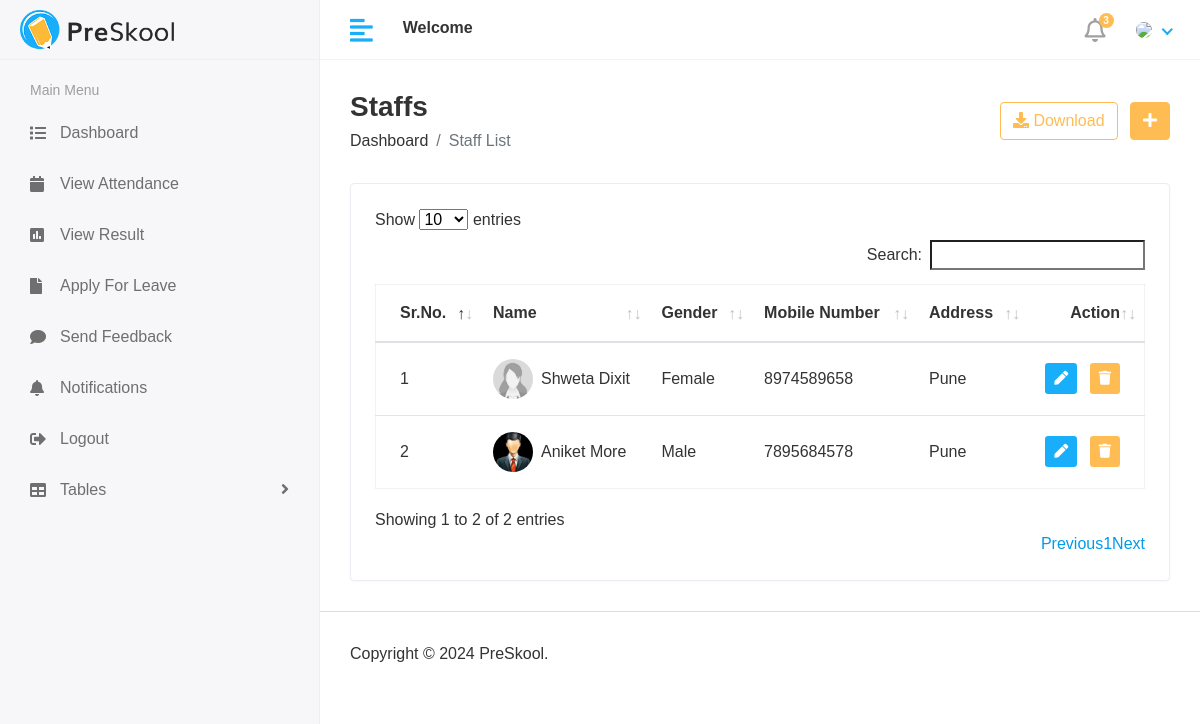
The page /staff/staffs/ on the database its author committed.
### staff/models.py (models this page shows, shortened)
class Staff(models.Model):
    admin = models.OneToOneField(CustomUser, on_delete=models.CASCADE)
    gender = models.CharField(max_length=100)
    address = models.TextField()
    contact_no = models.CharField(max_length=20, null=True, blank=True)
    created_at = models.DateTimeField(auto_now_add=True)
    updated_at = models.DateTimeField(auto_now_add=True)

### app/models.py (models this page shows)
class CustomUser(AbstractUser):
    USER = (
        (1, "HOD"),
        (2, "STAFF"),
        (3, "STUDENT")
    )
    user_type = models.CharField(max_length=50, choices=USER, default=1)
    profile_pic = models.ImageField(upload_to="media/profile_pic")

### staff/views.py (the view)
# urls.py: path("staffs/", views.staff_list, name="staff_list"),
def staff_list(request):
    staff = Staff.objects.all()
    context = {"staff":staff}
    return render(request, "staff/staffList.html", context)

### templates/staff/staffList.html (shortened to what this page needs)
{% extends 'base.html' %}
{% load static %}
{% block content %}
      <div class="content container-fluid">
             <div class="page-header">
                <div class="row align-items-center">
                   <div class="col">
                      <h3 class="page-title">Staffs</h3>
                      <ul class="breadcrumb">
                         <li class="breadcrumb-item"><a href="{% url 'hod_home' %}">Dashboard</a></li>
                         <li class="breadcrumb-item active">Staff List</li>
                      </ul>
                   </div>
                   <div class="col-auto text-right float-right ml-auto">
                     <a href="#" class="btn btn-outline-primary mr-2"><i class="fas fa-download"></i> Download</a>
                     <a href="{% url 'add_staff' %}" class="btn btn-primary"><i class="fas fa-plus"></i></a>
                   </div>
                </div>
             </div>
             <div class="row">
               <div class="col-sm-12">
                  <div class="card card-table">
                     <div class="card-body">
                        <div class="table-responsive">
                           <table id="table_id" class="table table-hover table-center mb-0 ">
                              <thead>
                                 <tr>
                                    <th>Sr.No.</th>
                                    <th>Name</th>
                                    <th>Gender</th>
                                    <th>Mobile Number</th>
                                    <th>Address</th>
                                    <th class="text-right">Action</th>
                                 </tr>
                              </thead>
                              <tbody>
                              {% for s in staff %}
                                 <tr>
                                    <td>{{forloop.counter}}</td>
                                    <td>
                                       <h2 class="table-avatar">
                                          {% if s.admin.profile_pic == "" %}
                                          <a href="{% url 'staff_details' s.id %}" class="avatar avatar-sm mr-2"><img class="avatar-img rounded-circle" src="{% static 'assets/img/profiles/profile1.jpeg'%}" alt="User Image"></a>
                                          {% else %}
                                          <a href="{% url 'staff_details' s.id %}" class="avatar avatar-sm mr-2"><img class="avatar-img rounded-circle" src="/{{s.admin.profile_pic}}" alt="User Image"></a>
                                          {% endif %}
                                          <a href="{% url 'staff_details' s.id %}">{{s.admin.first_name}} {{s.admin.last_name}}</a>
                                       </h2>
                                    </td>
                                    <td>{{s.gender}}</td>
                                    <td>{{s.contact_no}}</td>
                                    <td>{{s.address}}</td>
                                    <td class="text-right">
                                       <div class="actions">
                                          <a href="{% url 'update_staff' s.admin.id %}" class="btn btn-sm bg-success-light mr-2">
                                          <i class="fas fa-pen"></i>
                                          </a>
                                          <a href="{% url 'delete_staff' s.admin.id %}" class="btn btn-sm bg-danger-light">
                                          <i class="fas fa-trash"></i>
                                          </a>
                                       </div>
                                    </td>
                                 </tr>
                              {% endfor %}
                              </tbody>
                           </table>
                        </div>
                     </div>
                  </div>
               </div>
             </div>
      </div>
{% endblock %}

### static/assets/css/style.css (style rules this page uses)
html { height: 100%; }
body { background-color: #fff; color: #333; font-family: 'Poppins', sans-serif; font-size: 1rem; height: 100%; line-height: 1.5; overflow-x: hidden; }
h1, h2, h3, h4, h5, h6 { font-family: 'Poppins', sans-serif; margin-top: 0; }
a { color: #009ce7; }
input, button, a { transition: all 0.4s ease; -moz-transition: all 0.4s ease; -o-transition: all 0.4s ease; -ms-transition: all 0.4s ease; -webkit-transition: all 0.4s ease; }
ul, ol { padding: 0px; list-style: none; }
.table { color: #333; max-width: 100%; margin-bottom: 0; width: 100%; }
.table.dataTable { border-collapse: collapse !important; border: 1px solid rgba(0, 0, 0, 0.05); }
table.table td h2 { display: inline-block; font-size: inherit; font-weight: 400; margin: 0; padding: 0; vertical-align: middle; }
table.table td h2.table-avatar { align-items: center; display: inline-flex; font-size: inherit; font-weight: 400; margin: 0; padding: 0; vertical-align: middle; white-space: nowrap; }
table.table td h2 a { color: #333; }
.table thead tr th { font-weight: 600; }
.table tbody tr { border-bottom: 1px solid rgba(0, 0, 0, 0.05); }
.table.table-center td, .table.table-center th { vertical-align: middle; }
.card-table .card-body .table > thead > tr > th { border-top: 0; }
.card-table .card-body .table tr td:first-child, .card-table .card-body .table tr th:first-child { padding-left: 1.5rem; }
.card-table .card-body .table tr td:last-child, .card-table .card-body .table tr th:last-child { padding-right: 1.5rem; }
.card-table .table td, .card-table .table th { border-top: 1px solid #e2e5e8; padding: 1rem 0.75rem; white-space: nowrap; }
.btn-primary { background-color: #FFBC53; border: 1px solid #FFBC53; }
.btn-outline-primary { color: #FFBC53; border-color: #FFBC53; }
.card { border: 1px solid #ececf5; box-shadow: 0 1px 3px 0 rgba(0, 0, 0, 0.03); margin-bottom: 1.875rem; }
.card-body { padding: 1.5rem; }
.bg-danger-light { background-color:#FFBC53 !important; color:#fff !important; }
.bg-success-light { background-color: #18aefa; color: #fff; }
.avatar { position: relative; display: inline-block; width: 3rem; height: 3rem }
.avatar > img { width: 100%; height: 100%; -o-object-fit: cover; object-fit: cover; }
.avatar-sm { width: 2.5rem; height: 2.5rem; }
.page-wrapper > .content { padding: 1.875rem 1.875rem 0; }
.page-header { margin-bottom: 1.875rem; }
.page-header .breadcrumb { background-color: transparent; color: #6c757d; font-size: 1rem; font-weight: 500; margin-bottom: 0; padding: 0; }
.page-header .breadcrumb a { color: #333; }
.page-title { font-size: 28px; font-weight: 600; color: #333; margin-bottom: 5px; }

### rows shown on the page
Staff: admin.profile_pic (picture), admin.first_name "Shweta", admin.last_name "Dixit", gender "Female", contact_no "8974589658", address "Pune"
Staff: admin.profile_pic (picture), admin.first_name "Aniket", admin.last_name "More", gender "Male", contact_no "7895684578", address "Pune"
